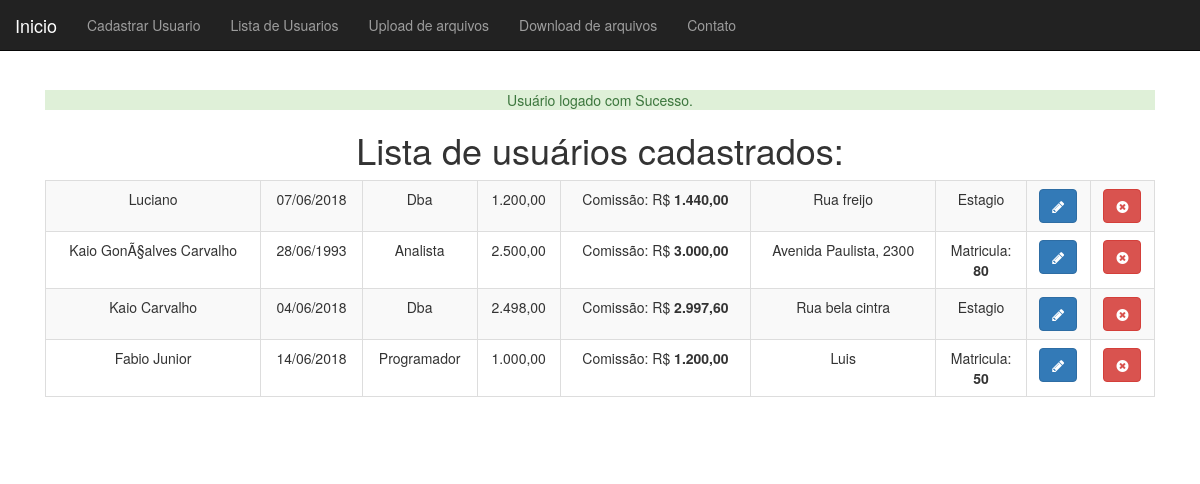
The app's page /listaDeUsuarios.php (signed in) with its own data.
### tables this page shows
CREATE TABLE `listadeusuarios` (
  `id` int(11) NOT NULL,
  `nome` varchar(255) NOT NULL,
  `dtNasc` date NOT NULL,
  `endereco` varchar(255) NOT NULL,
  `job_id` int(10) UNSIGNED DEFAULT NULL,
  `salario` decimal(8,2) DEFAULT NULL,
  `matricula` varchar(255) DEFAULT NULL,
  `tipoContrato` varchar(255) DEFAULT NULL
);

CREATE TABLE `job` (
  `id` int(11) NOT NULL,
  `nome` varchar(100) NOT NULL
);

### objetos/PessoaDao.php (called while the page is built, shortened)
<?php
class PessoaDao{
    private $conexao;
    function __construct($conexao)
    {
        $this->conexao = $conexao;
    }
    function listaPessoa(){
        $pessoas = array();
        $resultado = mysqli_query($this->conexao, "select u.*,j.nome as job_nome from listaDeUsuarios as u join job as j on j.id=u.job_id");
        While($pessoa_array = mysqli_fetch_assoc($resultado)){
            $job = new Job();
            $job->setNome($pessoa_array['job_nome']);
            $nome = $pessoa_array['nome'];
            $dtNasc = Ferramenta::converteData($pessoa_array['dtNasc']);
            $salario = $pessoa_array['salario'];
            $endereco = $pessoa_array['endereco'];
            $pessoa = new Funcionario($nome, $dtNasc, $endereco, $job, $salario);
            $pessoa->setId($pessoa_array['id']);
            $pessoa->setMatricula($pessoa_array['matricula']);
            $pessoa->setTipoContrato($pessoa_array['tipoContrato']);
            array_push($pessoas, $pessoa);
        }
        return $pessoas;
    }
}

### objetos/Ferramenta.php (called while the page is built)
<?php
class Ferramenta
{
    public static function converteData($data)
    {
         $converte = explode("-",$data);
         $converte = array_reverse($converte);
         return implode("/",$converte);
    }
    public  static function converteNumero($valor)
    {
        $valor = $valor;
        $valor = number_format($valor,2,",",".");
        return $valor;
    }
}

### objetos/pessoa.php (called while the page is built, shortened)
<?php
abstract class Pessoa{
    private $id;
    private $nome;
    private $dtNasc;
    private $endereco;
    private $job;
    private $salario;
    function __construct($nome, $dtNasc, $endereco, Job $job, $salario)
    {
        $this->nome = $nome;
        $this->dtNasc = $dtNasc;
        $this->endereco = $endereco;
        $this->job = $job;
        $this->salario = $salario;
    }
    public function setId($id)
    {
        $this->id = $id;
    }
    public function getId(){
        return $this->id;
    }
    public function getNome()
    {
        return $this->nome;
    }
    public function getDtNasc(){
        return $this->dtNasc;
    }
    public function getEndereco()
    {
        return $this->endereco;
    }
    public function getJob()
    {
        return $this->job;
    }
    public function getSalario()
    {
        return $this->salario;
    }
    public function salarioCom($valor = 0.1)
    {
        if($valor > 0 && $valor <= 0.5) {
            $this->salario += ($this->salario * $valor);
        }
        return $this->salario;
    }
}

### objetos/job.php (called while the page is built, shortened)
<?php
 class Job {
    private $nome;
    public function getNome()
    {
        return $this->nome;
    }
     public function setNome($nome)
     {
         $this->nome = $nome;
     }
}

### objetos/Funcionario.php (called while the page is built)
<?php
class Funcionario extends Pessoa
{
    protected $matricula;
    protected $tipoContrato;
    public  function  setMatricula($matricula)
    {
        $this->matricula = $matricula;
    }
    public  function  setTipoContrato($tipoContrato)
    {
        $this->tipoContrato = $tipoContrato;
    }
    public function getMatricula()
    {
        return $this->matricula;
    }
    public function getTipoContrato()
    {
        return $this->tipoContrato;
    }
}

### listaDeUsuarios.php (the view, shortened to what this page needs)
<?php
require_once("cabecalho.php");
?>
<h1>Lista de usuários cadastrados:</h1>
    <table class="table table-striped table-bordered">
        <?php
        $pessoaDao = new PessoaDao($conexao);
        $pessoas = $pessoaDao->listaPessoa();
            foreach ($pessoas as $pessoa):
        ?>
        <tr>
            <td><?=$pessoa->getNome()?></td>
            <td><?=$pessoa->getDtNasc()?></td>
            <td><?=$pessoa->getJob()->getNome()?></td>
            <td><?=Ferramenta::converteNumero($pessoa->getSalario(),2,',','.')?></td>
            <td>Comissão: R$ <strong><?=Ferramenta::converteNumero($pessoa->salarioCom(0.2))?></strong></td>
            <td><?=$pessoa->getEndereco()?></td>
            <td><?=$pessoa->getTipoContrato()=="Estagio"?$pessoa->getTipoContrato():"Matricula: <br><strong>".$pessoa->getMatricula()."</strong>"?></td>
            <td><a class="btn btn-primary"
                   href="usuario-altera-formulario.php?id=<?=$pessoa->getId()?>"><i class='fa fa-pencil'></i></a></td>
            <td>
                <form action="remove-usuario.php" method="post">
                <button class="btn btn-danger"><i class='fa fa-times-circle'></i></button>
                </form>
            </td>
        </tr>
        <?php
        endforeach;
        ?>
    </table>
<?php require_once("rodape.php");?>

### css/cadastro.css (style rules this page uses)
body { padding-top: 50px; }

### records on screen
listadeusuarios: nome "Luciano", dtNasc "07/06/2018", job.nome "Dba", salario "1.200,00", salarioCom "1.440,00", endereco "Rua freijo", tipoContrato "Estagio"
listadeusuarios: nome "Kaio GonÃ§alves Carvalho", dtNasc "28/06/1993", job.nome "Analista", salario "2.500,00", salarioCom "3.000,00", endereco "Avenida Paulista, 2300", matricula "80"
listadeusuarios: nome "Kaio Carvalho", dtNasc "04/06/2018", job.nome "Dba", salario "2.498,00", salarioCom "2.997,60", endereco "Rua bela cintra", tipoContrato "Estagio"
listadeusuarios: nome "Fabio Junior", dtNasc "14/06/2018", job.nome "Programador", salario "1.000,00", salarioCom "1.200,00", endereco "Luis", matricula "50"

### other values on screen
$_SESSION[$tipo] "Usuário logado com Sucesso."
